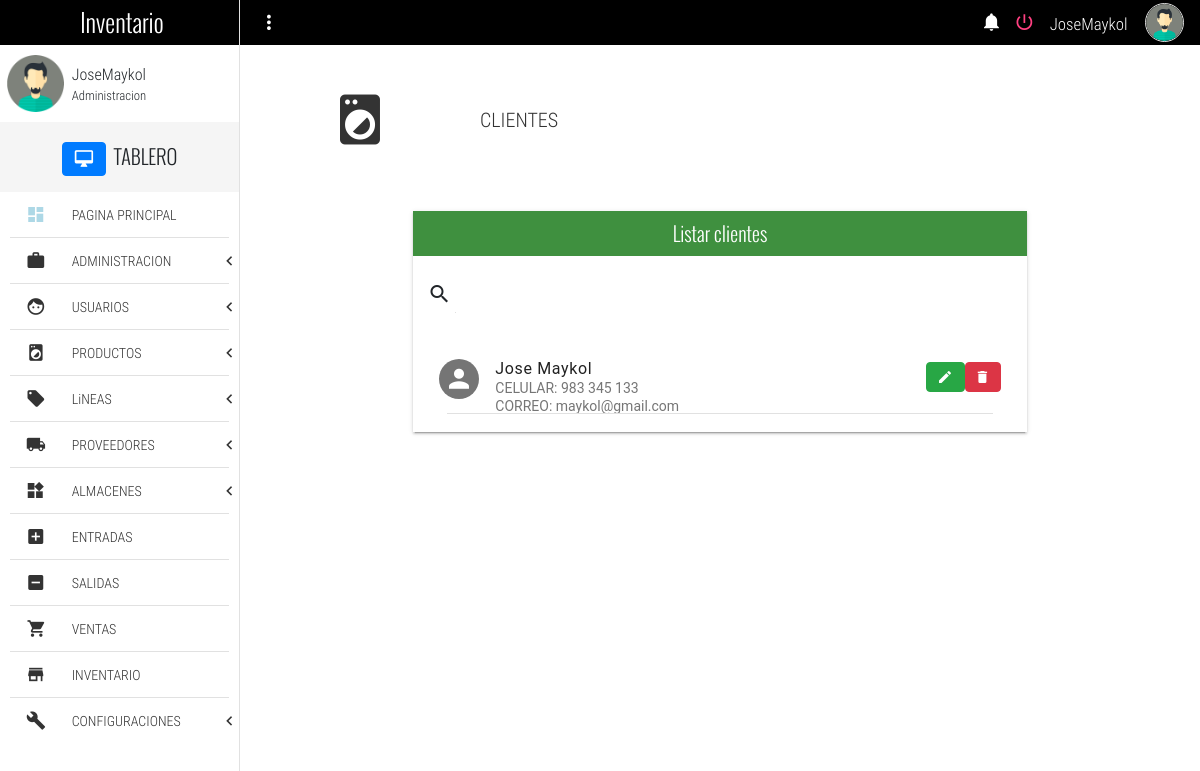
Screenshot of /listClient (signed in) with the database file from the repository.
### Inventario/models.py (models this page shows, shortened)
class Client(models.Model):
    customer_name =  models.CharField(max_length= 60, null= True, verbose_name= "Nombre del cliente")
    phone = models.CharField(max_length=20, null= True, verbose_name= "Numero de telefono")
    email = models.EmailField(null= True, verbose_name= "Correo electronico")
    razon_social = models.CharField(max_length=200,null=True, verbose_name="Razon social")
    RUC =models.CharField(null=True, max_length=11,verbose_name="RUC")
    class Meta:
        verbose_name = "Cliente"
        verbose_name_plural = "Clientes"

### Inventario/views.py (the view)
# urls.py: path('listClient', views.listClient, name ='listClient'),
def listClient(request):
    context = {
        'clientes' : Client.objects.all(),
        }
    return render(request, "listClient.html", context)

### Templates/listClient.html (shortened to what this page needs)
{% extends 'base.html' %}
{% load static %}
{% block content %}
	<section class="full-width pageContent">
		<section class="full-width header-well">
			<div class="full-width header-well-icon">
				<i class="zmdi zmdi-washing-machine"></i>
			</div>
			<div class="full-width header-well-text">
				<p class="text-condensedLight">
					CLIENTES
				</p>
			</div>
		</section>
		<div class="mdl-tabs__panel" id="tabListClient">
				<div class="mdl-grid">
					<div class="mdl-cell mdl-cell--4-col-phone mdl-cell--8-col-tablet mdl-cell--8-col-desktop mdl-cell--2-offset-desktop">
						<div class="full-width panel mdl-shadow--2dp">
							<div class="full-width panel-tittle bg-success text-center tittles">
								Listar clientes
							</div>
							<div class="full-width panel-content">
								<form action="#">
									<div class="mdl-textfield mdl-js-textfield mdl-textfield--expandable">
										<label class="mdl-button mdl-js-button mdl-button--icon" for="searchClient">
											<i class="zmdi zmdi-search"></i>
										</label>
									</div>
								</form>
								<div class="mdl-list">
									{% for cliente in clientes %}
									<div class="mdl-list__item mdl-list__item--two-line">
										<span class="mdl-list__item-primary-content">
											<i class="zmdi zmdi-account mdl-list__item-avatar"></i>
											<span>{{cliente.customer_name}}</span>
											<span class="mdl-list__item-sub-title">CELULAR: {{cliente.phone}}</span>
											<span class="mdl-list__item-sub-title">CORREO: {{cliente.email}}</span>
										</span>
										<a href="/editClient/{{cliente.id}}" class="btn btn-success zmdi zmdi-edit" role="button"></a>
										<a href="/deleteClient/{{cliente.id}}" class="btn btn-danger zmdi zmdi-delete" role="button" onClick="return confirm('¿Seguro que quieres borrar a {{ cliente.customer_name }}?');"></a>
									</div>
									<li class="full-width divider-menu-h"></li>
									{% endfor %}
								</div>
							</div>
						</div>
					</div>
				</div>
			</div>
	</section>
{% endblock %}

### Templates/base.html (shortened to what this page needs)
{% load static %}
{% if user.is_authenticated %}
<!DOCTYPE html>
<html lang="es">
<head>
	<link rel="stylesheet" href="https://maxcdn.bootstrapcdn.com/bootstrap/4.5.2/css/bootstrap.min.css">
	<link rel="stylesheet" href="{% static 'css/normalize.css' %}">
	<link rel="stylesheet" href="{% static 'css/sweetalert2.css' %}">
	<link rel="stylesheet" href="{% static 'css/material.min.css'%}">
	<link rel="stylesheet" href="{% static 'css/material-design-iconic-font.min.css' %}">
	<link rel="stylesheet" href="{% static 'css/jquery.mCustomScrollbar.css' %}">
	<link rel="stylesheet" href="{% static 'css/main.css' %}">
</head>
<body>
	<div class="full-width navBar">
		<div class="full-width navBar-options">
			<i class="zmdi zmdi-more-vert btn-menu" id="btn-menu"></i>
			<nav class="navBar-options-list">
				<ul class="list-unstyle ">
					<li class="btn-Notification" id="notifications">
						<i class="zmdi zmdi-notifications"></i>
					</li>
					<li id="logout">
						<a href="logout">
							<i class="zmdi zmdi-power"></i>
						</a>
					</li>
					<li class="text-condensedLight noLink" ><small>{{user.username}}</small></li>
					<li class="noLink">
						<figure>
							<img src="{% static 'assets/img/avatar-male.png' %}" alt="Avatar" class="img-responsive">
						</figure>
					</li>
				</ul>
			</nav>
		</div>
	</div>
	<section class="full-width navLateral">
		<div class="full-width navLateral-bg btn-menu"></div>
		<div class="full-width navLateral-body">
			<div class="full-width navLateral-body-logo text-center tittles">
				 Inventario
			</div>
			<figure class="full-width" style="height: 77px;">
				<div class="navLateral-body-cl">
					<img src="{% static 'assets/img/avatar-male.png' %}" alt="Avatar" class="img-responsive">
				</div>
				<figcaption class="navLateral-body-cr hide-on-tablet">
					<span>
						{{user.username}}<br>
						<small>Administracion</small>
					</span>
				</figcaption>
			</figure>
			<div class="full-width tittles navLateral-body-tittle-menu">
				<i class="zmdi zmdi-desktop-mac btn btn-primary"></i><span class="hide-on-tablet">&nbsp; TABLERO</span>
			</div>
			<nav class="full-width">
				<ul class="full-width list-unstyle menu-principal ">
					<li class="full-width">
						<a href="home" class="full-width">
							<div class="navLateral-body-cl">
								<i class="zmdi zmdi-view-dashboard" style="color:lightblue"></i>
							</div>
							<div class="navLateral-body-cr hide-on-tablet">
								PAGINA PRINCIPAL
							</div>
						</a>
					</li>
					<li class="full-width divider-menu-h"></li>
					<li class="full-width">
						<a href="#" class="full-width btn-subMenu">
							<div class="navLateral-body-cl">
								<i class="zmdi zmdi-case"></i>
							</div>
							<div class="navLateral-body-cr hide-on-tablet">
								ADMINISTRACION
							</div>
							<span class="zmdi zmdi-chevron-left"></span>
						</a>
					</li>
					<li class="full-width divider-menu-h"></li>
					<li class="full-width">
						<a href="#" class="full-width btn-subMenu">
							<div class="navLateral-body-cl">
								<i class="zmdi zmdi-face"></i>
							</div>
							<div class="navLateral-body-cr hide-on-tablet">
								USUARIOS
							</div>
							<span class="zmdi zmdi-chevron-left"></span>
						</a>
					</li>
					<li class="full-width divider-menu-h"></li>
					<li class="full-width">
						<a href="#" class="full-width btn-subMenu ">
							<div class="navLateral-body-cl">
								<i class="zmdi zmdi-washing-machine"></i>
							</div>
							<div class="navLateral-body-cr hide-on-tablet">
								PRODUCTOS
							</div>
							<span class="zmdi zmdi-chevron-left"></span>
						</a>
					</li>
										<li class="full-width divider-menu-h"></li>
					<li class="full-width">
						<a href="#" class="full-width btn-subMenu ">
							<div class="navLateral-body-cl">
								<i class="zmdi zmdi-label"></i>
							</div>
							<div class="navLateral-body-cr hide-on-tablet">
								LiNEAS
							</div>
							<span class="zmdi zmdi-chevron-left"></span>
						</a>
					</li>
					<li class="full-width divider-menu-h"></li>
					<li class="full-width">
						<a href="#" class="full-width btn-subMenu" >
							<div class="navLateral-body-cl">
								<i class="zmdi zmdi-truck"></i>
							</div>
							<div class="navLateral-body-cr hide-on-tablet">
								PROVEEDORES
							</div>
							<span class="zmdi zmdi-chevron-left"></span>
						</a>
					</li>
					<li class="full-width divider-menu-h"></li>
					<li class="full-width">
						<a href="#" class="full-width btn-subMenu" >
							<div class="navLateral-body-cl">
								<i class="zmdi zmdi-widgets"></i>
							</div>
							<div class="navLateral-body-cr hide-on-tablet">
								ALMACENES
							</div>
							<span class="zmdi zmdi-chevron-left"></span>
						</a>
					</li>
					<li class="full-width divider-menu-h"></li>
					<li class="full-width">
						<a href="addEntry" class="full-width">
							<div class="navLateral-body-cl">
								<i class="zmdi zmdi-plus-square"></i>
							</div>
							<div class="navLateral-body-cr hide-on-tablet">
								ENTRADAS
							</div>
						</a>
					</li>
					<li class="full-width divider-menu-h"></li>
					<li class="full-width">
						<a href="addSale" class="full-width">
							<div class="navLateral-body-cl">
								<i class="zmdi zmdi-minus-square"></i>
							</div>
							<div class="navLateral-body-cr hide-on-tablet">
								SALIDAS
							</div>
						</a>
					</li>
					<li class="full-width divider-menu-h"></li>
					<li class="full-width">
						<a href="sales" class="full-width">
							<div class="navLateral-body-cl">
								<i class="zmdi zmdi-shopping-cart"></i>
							</div>
							<div class="navLateral-body-cr hide-on-tablet">
								VENTAS
							</div>
						</a>
					</li>
					<li class="full-width divider-menu-h"></li>
					<li class="full-width">
						<a href="inventory" class="full-width">
							<div class="navLateral-body-cl">
								<i class="zmdi zmdi-store"></i>
							</div>
							<div class="navLateral-body-cr hide-on-tablet">
								INVENTARIO
							</div>
						</a>
					</li>
					<li class="full-width divider-menu-h"></li>
					<li class="full-width">
						<a href="#!" class="full-width btn-subMenu">
							<div class="navLateral-body-cl">
								<i class="zmdi zmdi-wrench"></i>
							</div>
							<div class="navLateral-body-cr hide-on-tablet">
								CONFIGURACIONES
							</div>
							<span class="zmdi zmdi-chevron-left"></span>
						</a>
					</li>
				</ul>
			</nav>
		</div>
	</section>
	{% block content %}
	{% endblock %}
</body>
</html>
{% endif %}

### Static/css/main.css (style rules this page uses)
html, body { width: 100%; height: 100%; margin: 0; padding: 0; font-size: 16px; font-family: "RobotoRegular"; position: relative; background-color: #fff; }
.text-condensedLight { font-family: "RobotoCondensedLight"; }
.text-center { text-align: center; }
.tittles { font-family: "OswaldLight"; }
.mdl-textfield { width: 100%; }
.full-width { margin: 0; padding: 0; width: 100%; box-sizing: border-box; }
.list-unstyle { margin: 0; padding: 0; list-style: none; box-sizing: border-box; }
.img-responsive { width: 100%; height: auto; }
.divider-menu-h { height: 0 !important; border-top: 1px solid #E1E1E1; width: 92% !important; margin: 0 auto !important; }
.mdl-list__item-avatar { line-height: 40px; text-align: center; font-size: 30px; }
.panel { height: auto; }
.panel-tittle { height: 45px; display: block; line-height: 45px; color: #fff; font-size: 20px; }
.panel-content { display: block; padding: 10px; }
.header-well, .header-well-icon, .header-well-text { min-height: 150px; height: auto; }
.header-well { position: relative; }
.header-well-icon, .header-well-text { position: absolute; top: 0; color: #333; }
.header-well-icon { left: 0; width: 25%; }
.header-well-icon i, .header-well-text p { position: absolute; top: 50%; display: block; width: 100%; transform: translateY(-50%); }
.header-well-icon i { text-align: center; font-size: 60px; }
.header-well-text { right: 0; width: 75%; }
.header-well-text p { font-size: 20px; margin: 0; padding: 0; }
.bg-success { background-color: #3f903f !important; }
.navBar { background-color: #000000; height: 45px; position: absolute; top: 0; left: 0; z-index: 79; color: #fff; }
.navBar-options { line-height: 45px; height: 45px; position: absolute; width: 80%; top: 0; right: 0; padding: 0; transition: all .3s ease-in-out; }
.navBar-options .zmdi-more-vert, .navBar-options-list { line-height: 45px; position: absolute; top: 0; height: 45px; margin: 0; padding: 0; }
.navBar-options .zmdi-more-vert { width: 40px; left: 0; font-size: 23px; cursor: pointer; user-select: none; text-align: center; outline: none; margin-left: 9px; }
.navBar-options-list { right: 9px; }
.navBar-options-list .noLink { cursor: inherit !important; }
.navBar-options-list ul { height: 45px; }
.navBar-options-list ul li { height: 45px; line-height: 45px; cursor: pointer; display: inline-block; padding: 0 7px; font-size: 21px; -moz-user-select: none; -webkit-user-select: none; -ms-user-select: none; }
.navBar-options-list ul li { outline: none; }
.navBar-options-list ul li figure, .navBar-options-list ul li figure img { margin: 0; padding: 0; padding-top: 0; margin-top: 0; box-sizing: border-box; }
.navBar-options-list ul li figure { height: 45px; }
.navBar-options-list ul li figure img { border: 1px solid #E1E1E1; border-radius: 50%; width: 39px; height: 39px; margin-bottom: 3px; }
.navLateral, .pageContent, .navLateral-body, .navLateral-bg { position: absolute; top: 0; height: 100%; }
.navLateral { left: 0; width: 20%; z-index: 80; border-right: 1px solid #E1E1E1; transition: all .3s ease-in-out; }
.navLateral-body { background-color: #fff; z-index: 82; left: 0; padding-bottom: 30px; }
.navLateral-body-logo { height: 45px; line-height: 45px; color: #fff; width: 100%; font-size: 25px; background-color: #000000; }
.navLateral-body-cl, .navLateral-body-cr { box-sizing: border-box; height: 77px; float: left; margin: 0; padding: 0; position: relative; }
.navLateral-body-cl { width: 30%; }
.navLateral-body-cl img { width: 57px; height: 57px; margin: 0 auto; display: block; margin-top: 10px; }
.navLateral-body-cr { width: 70%; font-family: "RobotoCondensedLight"; }
.navLateral-body-cr span { position: absolute; top: 50%; left: 50%; transform: translate(-50%, -50%); display: block; width: 100%; }
.navLateral-body-tittle-menu { height: 70px; line-height: 70px; font-size:20px; background-color: #F5F5F5; text-align: center; }
.menu-principal li, .menu-principal li a { display: block; }
.menu-principal li a { height: 45px; color: #333; position: relative; transition: all .3s ease-in-out; }
.menu-principal li a div.navLateral-body-cl, .menu-principal li a div.navLateral-body-cr { height: 45px; line-height: 45px; }
.menu-principal li a div.navLateral-body-cl { text-align: center; font-size: 20px; }
.btn-subMenu span { position: absolute; top: 0; right: 7px; line-height: 45px; height: 45px; font-size: 19px; }
.pageContent { padding-top: 45px; right: 0; width: 80%; z-index: 77; background-color: #fff; transition: all .3s ease-in-out; }

### rows the page displays
Client: customer_name "Jose Maykol", phone "983 345 133", email "maykol@gmail.com"

### other values shown
{{ user.username }} "JoseMaykol"
